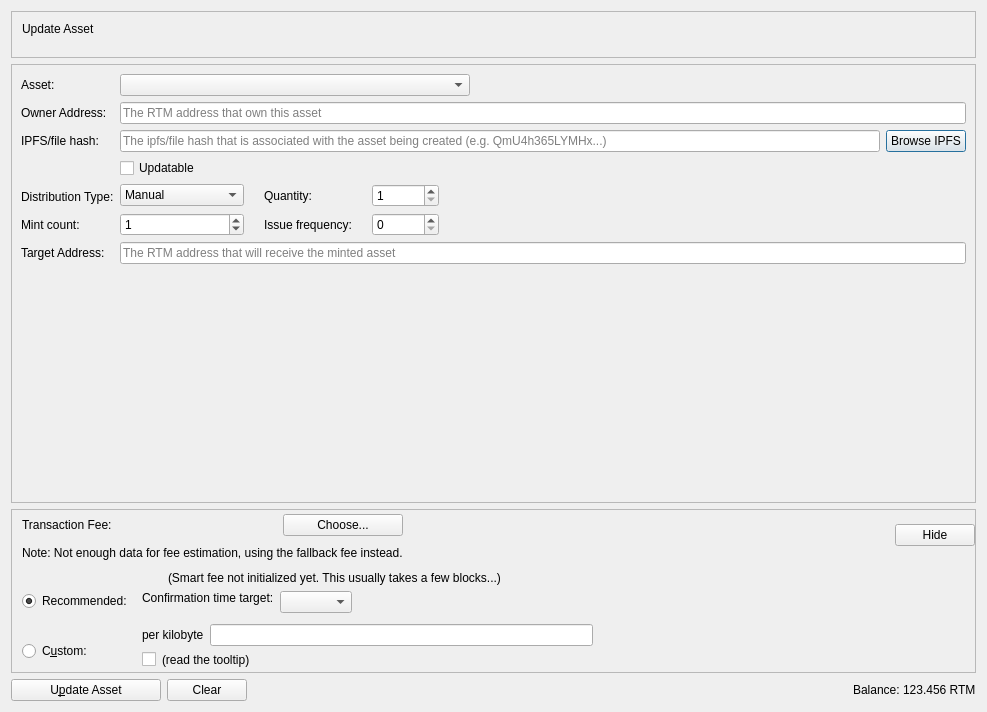
<?xml version="1.0" encoding="UTF-8"?>
<ui version="4.0">
 <class>UpdateAssetsDialog</class>
 <widget class="QDialog" name="UpdateAssetsDialog">
  <property name="windowModality">
   <enum>Qt::NonModal</enum>
  </property>
  <property name="geometry">
   <rect>
    <x>0</x>
    <y>0</y>
    <width>987</width>
    <height>712</height>
   </rect>
  </property>
  <property name="sizePolicy">
   <sizepolicy hsizetype="Preferred" vsizetype="Preferred">
    <horstretch>0</horstretch>
    <verstretch>0</verstretch>
   </sizepolicy>
  </property>
  <property name="windowTitle">
   <string notr="true">Update Asset  Form</string>
  </property>
  <property name="sizeGripEnabled">
   <bool>false</bool>
  </property>
  <property name="modal">
   <bool>false</bool>
  </property>
  <layout class="QVBoxLayout" name="verticalLayout" stretch="0,1,0,0">
   <item>
    <widget class="QFrame" name="frameCoinControl">
     <property name="sizePolicy">
      <sizepolicy hsizetype="Expanding" vsizetype="Expanding">
       <horstretch>0</horstretch>
       <verstretch>0</verstretch>
      </sizepolicy>
     </property>
     <property name="maximumSize">
      <size>
       <width>16777215</width>
       <height>16777215</height>
      </size>
     </property>
     <property name="frameShape">
      <enum>QFrame::StyledPanel</enum>
     </property>
     <property name="frameShadow">
      <enum>QFrame::Sunken</enum>
     </property>
     <layout class="QVBoxLayout" name="verticalLayoutCoinControl2">
      <property name="spacing">
       <number>0</number>
      </property>
      <property name="leftMargin">
       <number>0</number>
      </property>
      <property name="topMargin">
       <number>0</number>
      </property>
      <property name="rightMargin">
       <number>0</number>
      </property>
      <property name="bottomMargin">
       <number>6</number>
      </property>
      <item>
       <layout class="QVBoxLayout" name="verticalLayoutCoinControl" stretch="0">
        <property name="spacing">
         <number>0</number>
        </property>
        <property name="leftMargin">
         <number>10</number>
        </property>
        <property name="topMargin">
         <number>10</number>
        </property>
        <item>
         <layout class="QHBoxLayout" name="horizontalLayoutCoinControl1">
          <property name="bottomMargin">
           <number>15</number>
          </property>
          <item>
           <widget class="QLabel" name="updateAssetLabel">
            <property name="sizePolicy">
             <sizepolicy hsizetype="Preferred" vsizetype="Maximum">
              <horstretch>0</horstretch>
              <verstretch>0</verstretch>
             </sizepolicy>
            </property>
            <property name="text">
             <string>Update Asset</string>
            </property>
           </widget>
          </item>
         </layout>
        </item>
       </layout>
      </item>
     </layout>
    </widget>
   </item>
   <item>
    <widget class="QScrollArea" name="scrollArea">
     <property name="widgetResizable">
      <bool>true</bool>
     </property>
     <widget class="QWidget" name="scrollAreaWidgetContents">
      <property name="geometry">
       <rect>
        <x>0</x>
        <y>0</y>
        <width>967</width>
        <height>357</height>
       </rect>
      </property>
      <layout class="QVBoxLayout" name="verticalLayout_7" stretch="0,1">
       <property name="leftMargin">
        <number>0</number>
       </property>
       <property name="topMargin">
        <number>0</number>
       </property>
       <property name="rightMargin">
        <number>0</number>
       </property>
       <property name="bottomMargin">
        <number>0</number>
       </property>
       <item>
        <widget class="QFrame" name="frameAssetData">
         <property name="enabled">
          <bool>true</bool>
         </property>
         <property name="sizePolicy">
          <sizepolicy hsizetype="Expanding" vsizetype="Expanding">
           <horstretch>0</horstretch>
           <verstretch>0</verstretch>
          </sizepolicy>
         </property>
         <property name="frameShape">
          <enum>QFrame::NoFrame</enum>
         </property>
         <layout class="QGridLayout" name="gridLayout_2">
          <item row="6" column="0">
           <widget class="QLabel" name="ipfsLabel">
            <property name="toolTip">
             <string>&lt;html&gt;&lt;head/&gt;&lt;body&gt;&lt;p&gt;[Optional] The ipfs/file hash that contains information about the asset&lt;/p&gt;&lt;/body&gt;&lt;/html&gt;</string>
            </property>
            <property name="text">
             <string>IPFS/file hash:</string>
            </property>
           </widget>
          </item>
          <item row="6" column="3">
           <layout class="QHBoxLayout" name="horizontalLayout_6">
            <item>
             <widget class="QValidatedLineEdit" name="ipfsText">
              <property name="toolTip">
               <string>&lt;html&gt;&lt;head/&gt;&lt;body&gt;&lt;p&gt;[Optional] The ipfs/file hash that contains information about the asset&lt;/p&gt;&lt;/body&gt;&lt;/html&gt;</string>
              </property>
              <property name="maxLength">
               <number>128</number>
              </property>
              <property name="placeholderText">
               <string>The ipfs/file hash that is associated with the asset being created (e.g. QmU4h365LYMHx...)</string>
              </property>
             </widget>
            </item>
            <item>
             <widget class="QPushButton" name="openIpfsButton">
              <property name="text">
               <string>Browse IPFS</string>
              </property>
             </widget>
            </item>
           </layout>
          </item>
          <item row="3" column="0">
           <widget class="QLabel" name="addressLabel">
            <property name="toolTip">
             <string>&lt;html&gt;&lt;head/&gt;&lt;body&gt;&lt;p&gt;RTM address that will own this asset&lt;/p&gt;&lt;/body&gt;&lt;/html&gt;</string>
            </property>
            <property name="text">
             <string>Owner Address:</string>
            </property>
           </widget>
          </item>
          <item row="14" column="3">
           <layout class="QHBoxLayout" name="horizontalLayout_13">
            <item>
             <widget class="QValidatedLineEdit" name="targetaddressText">
              <property name="toolTip">
               <string>&lt;html&gt;&lt;head/&gt;&lt;body&gt;&lt;p&gt;The RTM address that will receive the minted asset&lt;/p&gt;&lt;/body&gt;&lt;/html&gt;</string>
              </property>
              <property name="placeholderText">
               <string>The RTM address that will receive the minted asset</string>
              </property>
             </widget>
            </item>
           </layout>
          </item>
          <item row="14" column="0">
           <widget class="QLabel" name="targetLabel">
            <property name="toolTip">
             <string>&lt;html&gt;&lt;head/&gt;&lt;body&gt;&lt;p&gt;The RTM address that will receive the minted asset&lt;/p&gt;&lt;/body&gt;&lt;/html&gt;</string>
            </property>
            <property name="text">
             <string>Target Address:</string>
            </property>
           </widget>
          </item>
          <item row="10" column="0">
           <layout class="QGridLayout" name="gridLayout_3">
            <item row="3" column="0">
             <widget class="QLabel" name="mintLabel">
              <property name="text">
               <string>Mint count:</string>
              </property>
             </widget>
            </item>
            <item row="1" column="0">
             <layout class="QHBoxLayout" name="horizontalLayout_2">
              <item>
               <widget class="QLabel" name="label">
                <property name="text">
                 <string/>
                </property>
               </widget>
              </item>
             </layout>
            </item>
            <item row="2" column="0">
             <widget class="QLabel" name="typeLabel">
              <property name="text">
               <string>Distribution Type:</string>
              </property>
              <property name="margin">
               <number>0</number>
              </property>
             </widget>
            </item>
           </layout>
          </item>
          <item row="2" column="0">
           <widget class="QLabel" name="assetNameLabel">
            <property name="text">
             <string>Asset:</string>
            </property>
           </widget>
          </item>
          <item row="10" column="3">
           <layout class="QGridLayout" name="gridLayout">
            <property name="rightMargin">
             <number>0</number>
            </property>
            <property name="horizontalSpacing">
             <number>20</number>
            </property>
            <item row="1" column="1">
             <widget class="QLabel" name="quantityLabel">
              <property name="text">
               <string>Quantity:</string>
              </property>
             </widget>
            </item>
            <item row="2" column="1">
             <widget class="QLabel" name="IssueFrequencyLabel">
              <property name="text">
               <string>Issue frequency:</string>
              </property>
             </widget>
            </item>
            <item row="2" column="2">
             <widget class="QSpinBox" name="IssueFrequencyBox">
              <property name="toolTip">
               <string>&lt;html&gt;&lt;head/&gt;&lt;body&gt;&lt;p&gt;The frequency that this asset will be minted&lt;/p&gt;&lt;/body&gt;&lt;/html&gt;</string>
              </property>
             </widget>
            </item>
            <item row="1" column="3">
             <spacer name="horizontalSpacer_2">
              <property name="orientation">
               <enum>Qt::Horizontal</enum>
              </property>
              <property name="sizeHint" stdset="0">
               <size>
                <width>40</width>
                <height>20</height>
               </size>
              </property>
             </spacer>
            </item>
            <item row="2" column="0">
             <widget class="QSpinBox" name="maxmintSpinBox">
              <property name="minimumSize">
               <size>
                <width>124</width>
                <height>0</height>
               </size>
              </property>
              <property name="toolTip">
               <string>&lt;html&gt;&lt;head/&gt;&lt;body&gt;&lt;p&gt;Number of times this asset can be minted&lt;/p&gt;&lt;/body&gt;&lt;/html&gt;</string>
              </property>
              <property name="maximum">
               <number>65535</number>
              </property>
              <property name="value">
               <number>1</number>
              </property>
             </widget>
            </item>
            <item row="1" column="0">
             <widget class="QComboBox" name="distributionBox">
              <item>
               <property name="text">
                <string>Manual</string>
               </property>
              </item>
              <item>
               <property name="text">
                <string>Coinbase</string>
               </property>
              </item>
              <item>
               <property name="text">
                <string>schedule</string>
               </property>
              </item>
              <item>
               <property name="text">
                <string>Addresss</string>
               </property>
              </item>
             </widget>
            </item>
            <item row="1" column="2">
             <widget class="QDoubleSpinBox" name="quantitySpinBox">
              <property name="toolTip">
               <string>The number of assets that will be created</string>
              </property>
              <property name="decimals">
               <number>0</number>
              </property>
              <property name="minimum">
               <double>1.000000000000000</double>
              </property>
              <property name="maximum">
               <double>21000000000.000000000000000</double>
              </property>
              <property name="value">
               <double>1.000000000000000</double>
              </property>
             </widget>
            </item>
            <item row="0" column="0">
             <widget class="QCheckBox" name="updatableBox">
              <property name="toolTip">
               <string>&lt;html&gt;&lt;head/&gt;&lt;body&gt;&lt;p&gt;If the owner of this asset will be able to update the asset in the future&lt;/p&gt;&lt;/body&gt;&lt;/html&gt;</string>
              </property>
              <property name="text">
               <string>Updatable</string>
              </property>
             </widget>
            </item>
           </layout>
          </item>
          <item row="3" column="3">
           <layout class="QHBoxLayout" name="horizontalLayout_10">
            <item>
             <widget class="QValidatedLineEdit" name="owneraddressText">
              <property name="toolTip">
               <string>&lt;html&gt;&lt;head/&gt;&lt;body&gt;&lt;p&gt;RTM address that will own this asset&lt;/p&gt;&lt;/body&gt;&lt;/html&gt;</string>
              </property>
              <property name="text">
               <string/>
              </property>
              <property name="placeholderText">
               <string>The RTM address that own this asset</string>
              </property>
             </widget>
            </item>
           </layout>
          </item>
          <item row="2" column="3">
           <layout class="QHBoxLayout" name="horizontalLayout">
            <item>
             <widget class="QComboBox" name="assetList">
              <property name="minimumSize">
               <size>
                <width>350</width>
                <height>0</height>
               </size>
              </property>
             </widget>
            </item>
            <item>
             <spacer name="horizontalSpacer">
              <property name="orientation">
               <enum>Qt::Horizontal</enum>
              </property>
              <property name="sizeHint" stdset="0">
               <size>
                <width>40</width>
                <height>20</height>
               </size>
              </property>
             </spacer>
            </item>
           </layout>
          </item>
         </layout>
        </widget>
       </item>
       <item>
        <spacer name="verticalSpacer">
         <property name="orientation">
          <enum>Qt::Vertical</enum>
         </property>
         <property name="sizeHint" stdset="0">
          <size>
           <width>338</width>
           <height>40</height>
          </size>
         </property>
        </spacer>
       </item>
      </layout>
     </widget>
    </widget>
   </item>
   <item>
    <widget class="QFrame" name="frameFee">
     <property name="sizePolicy">
      <sizepolicy hsizetype="Preferred" vsizetype="Fixed">
       <horstretch>0</horstretch>
       <verstretch>0</verstretch>
      </sizepolicy>
     </property>
     <property name="frameShape">
      <enum>QFrame::StyledPanel</enum>
     </property>
     <property name="frameShadow">
      <enum>QFrame::Raised</enum>
     </property>
     <layout class="QVBoxLayout" name="verticalLayout_3">
      <property name="spacing">
       <number>0</number>
      </property>
      <property name="leftMargin">
       <number>0</number>
      </property>
      <property name="topMargin">
       <number>0</number>
      </property>
      <property name="rightMargin">
       <number>0</number>
      </property>
      <property name="bottomMargin">
       <number>0</number>
      </property>
      <item>
       <layout class="QVBoxLayout" name="verticalLayoutFee2" stretch="0,0,0">
        <property name="spacing">
         <number>0</number>
        </property>
        <property name="leftMargin">
         <number>10</number>
        </property>
        <property name="topMargin">
         <number>0</number>
        </property>
        <item>
         <layout class="QHBoxLayout" name="horizontalLayoutFee1">
          <property name="bottomMargin">
           <number>0</number>
          </property>
          <item>
           <layout class="QVBoxLayout" name="verticalLayout_8">
            <item>
             <layout class="QVBoxLayout" name="verticalLayoutFee7">
              <property name="spacing">
               <number>0</number>
              </property>
              <item>
               <spacer name="verticalSpacerSmartFee">
                <property name="orientation">
                 <enum>Qt::Vertical</enum>
                </property>
                <property name="sizeType">
                 <enum>QSizePolicy::Fixed</enum>
                </property>
                <property name="sizeHint" stdset="0">
                 <size>
                  <width>1</width>
                  <height>4</height>
                 </size>
                </property>
               </spacer>
              </item>
              <item>
               <layout class="QHBoxLayout" name="horizontalLayoutSmartFee">
                <property name="spacing">
                 <number>10</number>
                </property>
                <item>
                 <widget class="QLabel" name="labelFeeHeadline">
                  <property name="text">
                   <string>Transaction Fee:</string>
                  </property>
                 </widget>
                </item>
                <item>
                 <widget class="QLabel" name="labelFeeMinimized">
                  <property name="text">
                   <string/>
                  </property>
                 </widget>
                </item>
                <item>
                 <widget class="QPushButton" name="buttonChooseFee">
                  <property name="text">
                   <string>Choose...</string>
                  </property>
                 </widget>
                </item>
               </layout>
              </item>
              <item>
               <spacer name="verticalSpacer_5">
                <property name="orientation">
                 <enum>Qt::Vertical</enum>
                </property>
                <property name="sizeHint" stdset="0">
                 <size>
                  <width>1</width>
                  <height>10</height>
                 </size>
                </property>
               </spacer>
              </item>
             </layout>
            </item>
            <item>
             <widget class="QLabel" name="fallbackFeeWarningLabel">
              <property name="font">
               <font>
                <weight>50</weight>
                <bold>false</bold>
               </font>
              </property>
              <property name="toolTip">
               <string>Using the fallbackfee can result in sending a transaction that will take several hours or days (or never) to confirm. Consider choosing your fee manually or wait until you have validated the complete chain.</string>
              </property>
              <property name="text">
               <string>Note: Not enough data for fee estimation, using the fallback fee instead.</string>
              </property>
              <property name="wordWrap">
               <bool>false</bool>
              </property>
             </widget>
            </item>
            <item>
             <spacer name="verticalSpacer_7">
              <property name="orientation">
               <enum>Qt::Vertical</enum>
              </property>
              <property name="sizeHint" stdset="0">
               <size>
                <width>1</width>
                <height>1</height>
               </size>
              </property>
             </spacer>
            </item>
           </layout>
          </item>
          <item>
           <spacer name="horizontalSpacer_5">
            <property name="orientation">
             <enum>Qt::Horizontal</enum>
            </property>
            <property name="sizeHint" stdset="0">
             <size>
              <width>40</width>
              <height>20</height>
             </size>
            </property>
           </spacer>
          </item>
          <item>
           <widget class="QPushButton" name="buttonMinimizeFee">
            <property name="toolTip">
             <string>collapse fee-settings</string>
            </property>
            <property name="text">
             <string>Hide</string>
            </property>
           </widget>
          </item>
         </layout>
        </item>
        <item>
         <widget class="QFrame" name="frameFeeSelection">
          <layout class="QVBoxLayout" name="verticalLayoutFee12">
           <property name="spacing">
            <number>0</number>
           </property>
           <property name="leftMargin">
            <number>0</number>
           </property>
           <property name="topMargin">
            <number>0</number>
           </property>
           <property name="rightMargin">
            <number>0</number>
           </property>
           <property name="bottomMargin">
            <number>0</number>
           </property>
           <item>
            <layout class="QGridLayout" name="gridLayoutFee">
             <property name="topMargin">
              <number>10</number>
             </property>
             <property name="bottomMargin">
              <number>4</number>
             </property>
             <property name="horizontalSpacing">
              <number>10</number>
             </property>
             <property name="verticalSpacing">
              <number>4</number>
             </property>
             <item row="1" column="1">
              <layout class="QVBoxLayout" name="verticalLayoutFee8">
               <property name="spacing">
                <number>6</number>
               </property>
               <property name="topMargin">
                <number>3</number>
               </property>
               <item>
                <layout class="QHBoxLayout" name="horizontalLayoutFee13">
                 <item>
                  <widget class="QLabel" name="labelCustomPerKilobyte">
                   <property name="toolTip">
                    <string>If the custom fee is set to 1000 satoshis and the transaction is only 250 bytes, then &quot;per kilobyte&quot; only pays 250 satoshis in fee, while &quot;total at least&quot; pays 1000 satoshis. For transactions bigger than a kilobyte both pay by kilobyte.</string>
                   </property>
                   <property name="text">
                    <string>per kilobyte</string>
                   </property>
                  </widget>
                 </item>
                 <item>
                  <widget class="BitcoinAmountField" name="customFee"/>
                 </item>
                 <item>
                  <spacer name="horizontalSpacer_6">
                   <property name="orientation">
                    <enum>Qt::Horizontal</enum>
                   </property>
                   <property name="sizeHint" stdset="0">
                    <size>
                     <width>1</width>
                     <height>1</height>
                    </size>
                   </property>
                  </spacer>
                 </item>
                </layout>
               </item>
               <item>
                <layout class="QHBoxLayout" name="horizontalLayoutFee8">
                 <item>
                  <widget class="QCheckBox" name="checkBoxMinimumFee">
                   <property name="toolTip">
                    <string>Paying only the minimum fee is just fine as long as there is less transaction volume than space in the blocks. But be aware that this can end up in a never confirming transaction once there is more demand for Raptoreum transactions than the network can process.</string>
                   </property>
                   <property name="text">
                    <string/>
                   </property>
                  </widget>
                 </item>
                 <item>
                  <widget class="QLabel" name="labelMinFeeWarning">
                   <property name="enabled">
                    <bool>true</bool>
                   </property>
                   <property name="toolTip">
                    <string>Paying only the minimum fee is just fine as long as there is less transaction volume than space in the blocks. But be aware that this can end up in a never confirming transaction once there is more demand for Raptoreum transactions than the network can process.</string>
                   </property>
                   <property name="text">
                    <string>(read the tooltip)</string>
                   </property>
                   <property name="margin">
                    <number>5</number>
                   </property>
                  </widget>
                 </item>
                 <item>
                  <spacer name="horizontalSpacer_7">
                   <property name="orientation">
                    <enum>Qt::Horizontal</enum>
                   </property>
                   <property name="sizeHint" stdset="0">
                    <size>
                     <width>1</width>
                     <height>1</height>
                    </size>
                   </property>
                  </spacer>
                 </item>
                </layout>
               </item>
              </layout>
             </item>
             <item row="0" column="0">
              <layout class="QVBoxLayout" name="verticalLayoutFee4" stretch="0,1">
               <property name="leftMargin">
                <number>0</number>
               </property>
               <property name="topMargin">
                <number>20</number>
               </property>
               <item>
                <widget class="QRadioButton" name="radioSmartFee">
                 <property name="text">
                  <string>Recommended:</string>
                 </property>
                 <property name="checked">
                  <bool>true</bool>
                 </property>
                 <attribute name="buttonGroup">
                  <string notr="true">groupFee</string>
                 </attribute>
                </widget>
               </item>
               <item>
                <spacer name="verticalSpacer_2">
                 <property name="orientation">
                  <enum>Qt::Vertical</enum>
                 </property>
                 <property name="sizeHint" stdset="0">
                  <size>
                   <width>1</width>
                   <height>1</height>
                  </size>
                 </property>
                </spacer>
               </item>
              </layout>
             </item>
             <item row="1" column="0">
              <layout class="QVBoxLayout" name="verticalLayoutFee9" stretch="0,1">
               <property name="topMargin">
                <number>20</number>
               </property>
               <item>
                <widget class="QRadioButton" name="radioCustomFee">
                 <property name="text">
                  <string>C&amp;ustom:</string>
                 </property>
                 <attribute name="buttonGroup">
                  <string notr="true">groupFee</string>
                 </attribute>
                </widget>
               </item>
               <item>
                <spacer name="verticalSpacer_6">
                 <property name="orientation">
                  <enum>Qt::Vertical</enum>
                 </property>
                 <property name="sizeHint" stdset="0">
                  <size>
                   <width>1</width>
                   <height>1</height>
                  </size>
                 </property>
                </spacer>
               </item>
              </layout>
             </item>
             <item row="0" column="1">
              <layout class="QVBoxLayout" name="verticalLayoutFee3" stretch="0,0,1">
               <property name="spacing">
                <number>6</number>
               </property>
               <property name="topMargin">
                <number>0</number>
               </property>
               <property name="bottomMargin">
                <number>3</number>
               </property>
               <item>
                <layout class="QHBoxLayout" name="horizontalLayoutFee12">
                 <item>
                  <widget class="QLabel" name="labelSmartFee">
                   <property name="text">
                    <string/>
                   </property>
                   <property name="margin">
                    <number>2</number>
                   </property>
                  </widget>
                 </item>
                 <item>
                  <widget class="QLabel" name="labelFeeEstimation">
                   <property name="text">
                    <string/>
                   </property>
                  </widget>
                 </item>
                 <item>
                  <widget class="QLabel" name="labelSmartFee2">
                   <property name="text">
                    <string>(Smart fee not initialized yet. This usually takes a few blocks...)</string>
                   </property>
                   <property name="margin">
                    <number>2</number>
                   </property>
                  </widget>
                 </item>
                 <item>
                  <spacer name="horizontalSpacer_8">
                   <property name="orientation">
                    <enum>Qt::Horizontal</enum>
                   </property>
                   <property name="sizeHint" stdset="0">
                    <size>
                     <width>1</width>
                     <height>1</height>
                    </size>
                   </property>
                  </spacer>
                 </item>
                </layout>
               </item>
               <item>
                <layout class="QHBoxLayout" name="horizontalLayoutFee9">
                 <item>
                  <layout class="QVBoxLayout" name="verticalLayoutFee6">
                   <item>
                    <widget class="QLabel" name="labelSmartFee3">
                     <property name="text">
                      <string>Confirmation time target:</string>
                     </property>
                     <property name="margin">
                      <number>2</number>
                     </property>
                    </widget>
                   </item>
                   <item>
                    <spacer name="verticalSpacer_3">
                     <property name="orientation">
                      <enum>Qt::Vertical</enum>
                     </property>
                     <property name="sizeHint" stdset="0">
                      <size>
                       <width>1</width>
                       <height>1</height>
                      </size>
                     </property>
                    </spacer>
                   </item>
                  </layout>
                 </item>
                 <item>
                  <layout class="QVBoxLayout" name="verticalLayoutFee5">
                   <property name="rightMargin">
                    <number>30</number>
                   </property>
                   <item>
                    <layout class="QHBoxLayout" name="horizontalLayoutConfTarget">
                     <property name="bottomMargin">
                      <number>0</number>
                     </property>
                     <item>
                      <widget class="QComboBox" name="confTargetSelector"/>
                     </item>
                     <item>
                      <spacer name="horizontalSpacerConfTarget">
                       <property name="orientation">
                        <enum>Qt::Horizontal</enum>
                       </property>
                       <property name="sizeHint" stdset="0">
                        <size>
                         <width>40</width>
                         <height>20</height>
                        </size>
                       </property>
                      </spacer>
                     </item>
                    </layout>
                   </item>
                  </layout>
                 </item>
                </layout>
               </item>
               <item>
                <spacer name="verticalSpacer_4">
                 <property name="orientation">
                  <enum>Qt::Vertical</enum>
                 </property>
                 <property name="sizeHint" stdset="0">
                  <size>
                   <width>1</width>
                   <height>1</height>
                  </size>
                 </property>
                </spacer>
               </item>
              </layout>
             </item>
            </layout>
           </item>
          </layout>
         </widget>
        </item>
        <item>
         <spacer name="verticalSpacerFee">
          <property name="orientation">
           <enum>Qt::Vertical</enum>
          </property>
          <property name="sizeType">
           <enum>QSizePolicy::Expanding</enum>
          </property>
          <property name="sizeHint" stdset="0">
           <size>
            <width>40</width>
            <height>1</height>
           </size>
          </property>
         </spacer>
        </item>
       </layout>
      </item>
     </layout>
    </widget>
   </item>
   <item>
    <layout class="QHBoxLayout" name="horizontalLayout_8">
     <item>
      <widget class="QPushButton" name="updateAssetButton">
       <property name="minimumSize">
        <size>
         <width>150</width>
         <height>0</height>
        </size>
       </property>
       <property name="text">
        <string>U&amp;pdate Asset</string>
       </property>
      </widget>
     </item>
     <item>
      <widget class="QPushButton" name="clearButton">
       <property name="text">
        <string>Clear</string>
       </property>
      </widget>
     </item>
     <item>
      <spacer name="horizontalSpacer_3">
       <property name="orientation">
        <enum>Qt::Horizontal</enum>
       </property>
       <property name="sizeHint" stdset="0">
        <size>
         <width>40</width>
         <height>20</height>
        </size>
       </property>
      </spacer>
     </item>
     <item>
      <layout class="QHBoxLayout" name="horizontalLayout_7">
       <property name="spacing">
        <number>3</number>
       </property>
       <item>
        <widget class="QLabel" name="labelBalanceText">
         <property name="layoutDirection">
          <enum>Qt::RightToLeft</enum>
         </property>
         <property name="text">
          <string>Balance:</string>
         </property>
         <property name="indent">
          <number>-1</number>
         </property>
        </widget>
       </item>
       <item>
        <widget class="QLabel" name="labelBalance">
         <property name="layoutDirection">
          <enum>Qt::LeftToRight</enum>
         </property>
         <property name="text">
          <string>123.456 RTM</string>
         </property>
         <property name="textInteractionFlags">
          <set>Qt::LinksAccessibleByMouse|Qt::TextSelectableByKeyboard|Qt::TextSelectableByMouse</set>
         </property>
        </widget>
       </item>
      </layout>
     </item>
    </layout>
   </item>
  </layout>
 </widget>
 <customwidgets>
  <customwidget>
   <class>QValidatedLineEdit</class>
   <extends>QLineEdit</extends>
   <header>qt/qvalidatedlineedit.h</header>
  </customwidget>
  <customwidget>
   <class>BitcoinAmountField</class>
   <extends>QLineEdit</extends>
   <header>qt/bitcoinamountfield.h</header>
   <container>1</container>
  </customwidget>
 </customwidgets>
 <resources/>
 <connections/>
 <buttongroups>
  <buttongroup name="groupFee">
   <property name="exclusive">
    <bool>true</bool>
   </property>
  </buttongroup>
 </buttongroups>
</ui>
